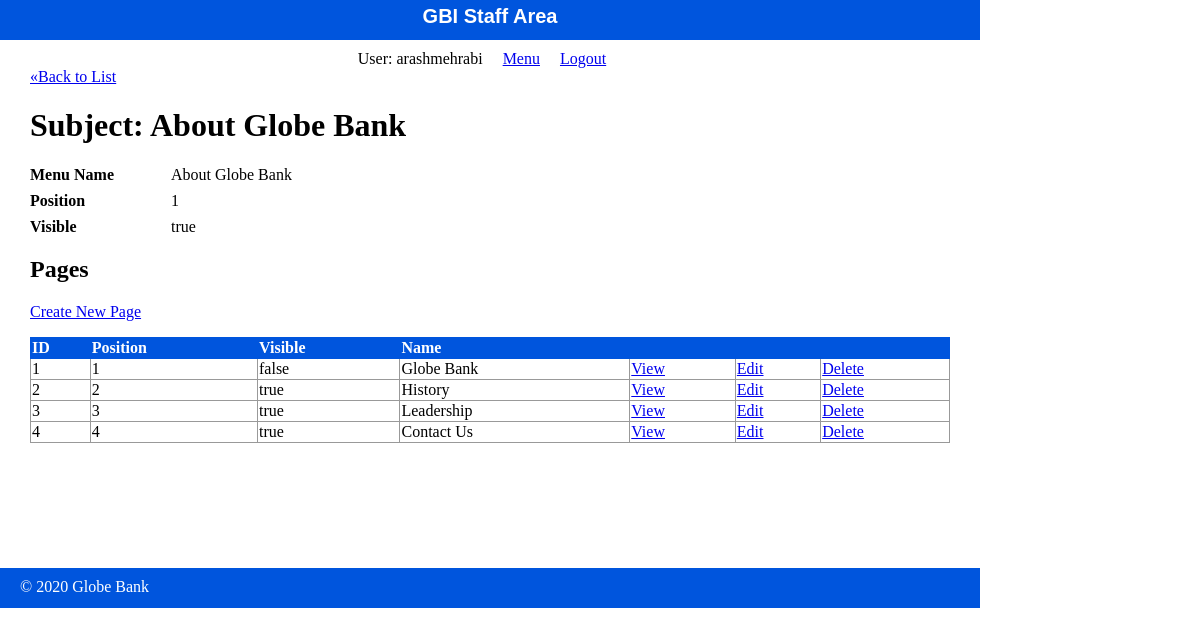
/staff/subjects/show.php (signed in), run on the app's committed database.
### tables this page shows
CREATE TABLE `subjects` (
  `id` int(11) NOT NULL AUTO_INCREMENT,
  `menu_name` varchar(255) DEFAULT NULL,
  `position` int(3) DEFAULT NULL,
  `visible` tinyint(1) DEFAULT NULL,
  PRIMARY KEY (`id`)
);

CREATE TABLE `pages` (
  `id` int(11) NOT NULL AUTO_INCREMENT,
  `subject_id` int(11) DEFAULT NULL,
  `menu_name` varchar(255) DEFAULT NULL,
  `position` int(3) DEFAULT NULL,
  `visible` tinyint(1) DEFAULT NULL,
  `content` text,
  PRIMARY KEY (`id`),
  KEY `fk_subject_id` (`subject_id`)
);

### private/functions.php (called while the page is built, shortened)
<?php
  function url_for($script_path) {
    if($script_path[0] != '/'){
      $script_path = "/" . $script_path;
    }
    return WWW_ROOT . $script_path;
  }
  function u($string="") {
    return urlencode($string);
  }
  function h($string="") {
    return htmlspecialchars($string);
  }
?>

### private/database.php (called while the page is built, shortened)
<?php
  function db_escape($connection, $string) {
    return mysqli_real_escape_string($connection, $string);
  }
?>

### private/query_functions.php (called while the page is built, shortened)
<?php
  function find_subject_by_id($id, $options=[]) {
    global $db;
    $visible = $options['visible'] ?? false;
    $sql = "SELECT * FROM subjects ";
    $sql .= "WHERE id='" . db_escape($db, $id) . "'";
    $result = mysqli_query($db, $sql);
    $subject = mysqli_fetch_assoc($result);
    return $subject;
  }
  function find_pages_by_subject_id($subject_id, $options=[]) {
    global $db;
    $visible = $options['visible'] ?? false;
    $sql = "SELECT * FROM pages ";
    $sql .= "WHERE subject_id='" . db_escape($db, $subject_id) . "'";
    $sql .= "ORDER BY position ASC";
    $result = mysqli_query($db, $sql);
    return $result;
  }
?>

### public_html/staff/subjects/show.php (the view, shortened to what this page needs)
<?php
  $id = $_GET['id'] ?? '1';
  $subject = find_subject_by_id($id);
  $page_set = find_pages_by_subject_id($id);
?>
<?php include(SHARED_PATH . '/staff_header.php'); ?>
<div id="content">
  <a class="back-link" href="<?php echo url_for('/staff/subjects/index.php'); ?>">&laquo;Back to List</a>
  <div class="subject show">
    <h1>Subject: <?php echo h($subject['menu_name']); ?></h1>
    <div class="attributes">
      <dl>
        <dt>Menu Name</dt>
        <dd><?php echo h($subject['menu_name']); ?></dd>
      </dl>
      <dl>
        <dt>Position</dt>
        <dd><?php echo h($subject['position']); ?></dd>
      </dl>
      <dl>
        <dt>Visible</dt>
        <dd><?php echo $subject['visible'] == 1 ? 'true' : 'false'; ?></dd>
      </dl>
    </div>
    <div  class="pages listing">
      <h2>Pages</h2>
      <div class="actions">
        <a class="action" href="<?php echo url_for('/staff/pages/new.php?subject_id=' . h(u($subject['id']))); ?>">Create New Page</a>
      </div>
      <table class="list">
        <tr>
          <th>ID</th>
          <th>Position</th>
          <th>Visible</th>
          <th>Name</th>
          <th>&nbsp;</th>
          <th>&nbsp;</th>
          <th>&nbsp;</th>
        </tr>
        <?php while($page = mysqli_fetch_assoc($page_set)){ ?>
          <tr>
            <td><?php echo h($page['id']); ?></td>
            <td><?php echo h($page['position']); ?></td>
            <td><?php echo $page['visible'] == 1 ? 'true' : 'false';  ?></td>
            <td><?php echo h($page['menu_name']); ?></td>
            <td><a class="action" href="<?php echo url_for('staff/pages/show.php?id=' . h(u($page['id']))); ?>">View</a></td>
            <td><a class="action" href="<?php echo url_for('/staff/pages/edit.php?id=' . h(u($page['id']))); ?>">Edit</a></td>
            <td><a class="action" href="<?php echo url_for('/staff/pages/delete.php?id=' . h(u($page['id']))); ?>">Delete</a></td>
          </tr>
        <?php } ?>
      </table>
  </div>
  </div>
</div>
<?php include(SHARED_PATH . '/staff_footer.php'); ?>

### public_html/stylesheets/staff.css (style rules this page uses)
html { height: 100%; width: 100%; }
body { height: 980px; width: 100%; margin: 0; padding: 0; }
#content { width: 920px; min-height: 500px; padding: 0 30px; }
.actions { margin-bottom: 1em; }
table { border-collapse: collapse; vertical-align: top; }
table.list { width: 100%; }
table.list tr td { border: 1px solid #999999; }
table.list tr th { border: 1px solid #0055DD; background: #0055DD; color: white; text-align: left; }
dl { clear: both; overflow: hidden; margin: 0.5em 0; }
dt { float: left; font-weight: bold; width: 125px; }
dd { float: left; margin-left: 1em; }

### data on the page
subjects: menu_name "About Globe Bank", position "1"
pages: id "1", position "1", visible "false", menu_name "Globe Bank"
pages: id "2", position "2", visible "true", menu_name "History"
pages: id "3", position "3", visible "true", menu_name "Leadership"
pages: id "4", position "4", visible "true", menu_name "Contact Us"

### other printed values
$_SESSION['username'] "arashmehrabi"
